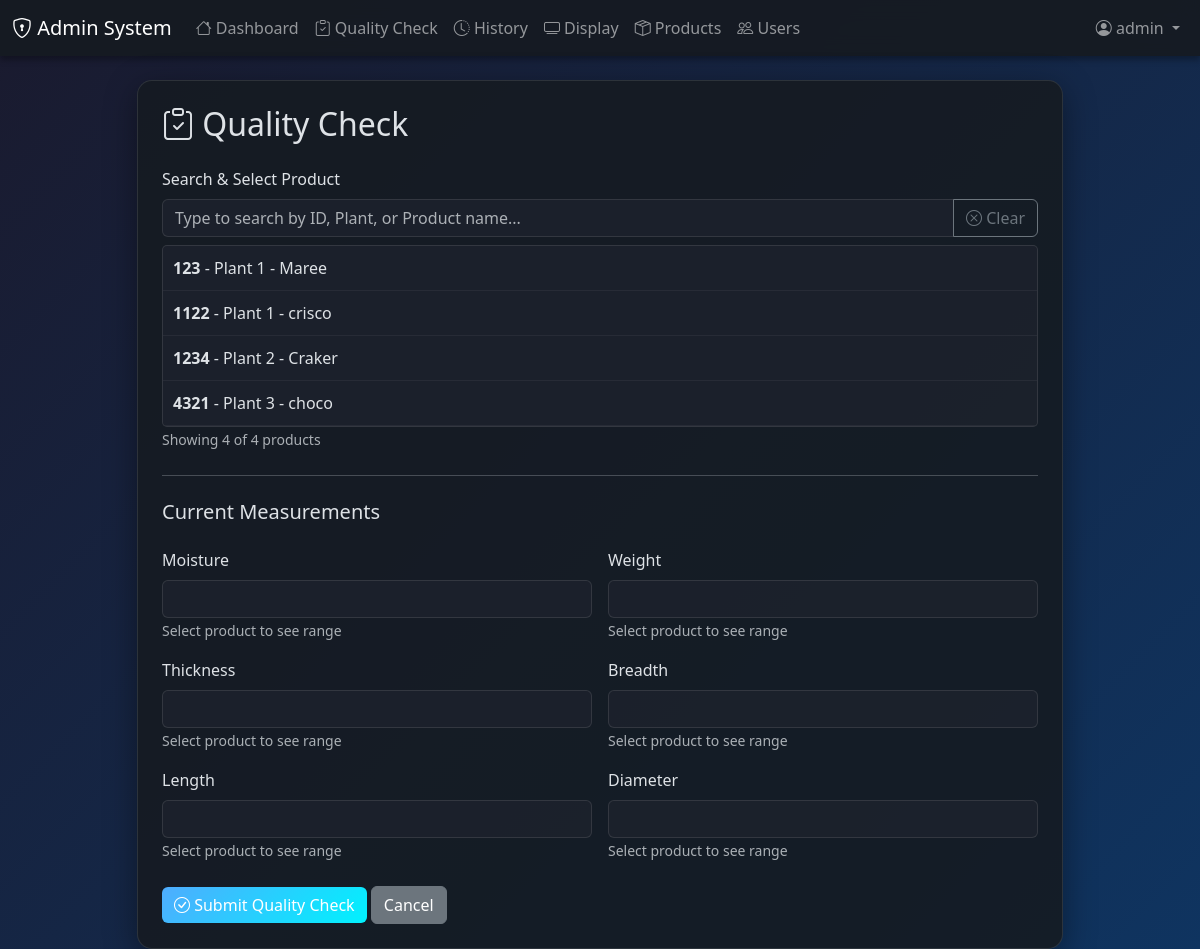
The page /quality-check (signed in) on the database as committed earlier.
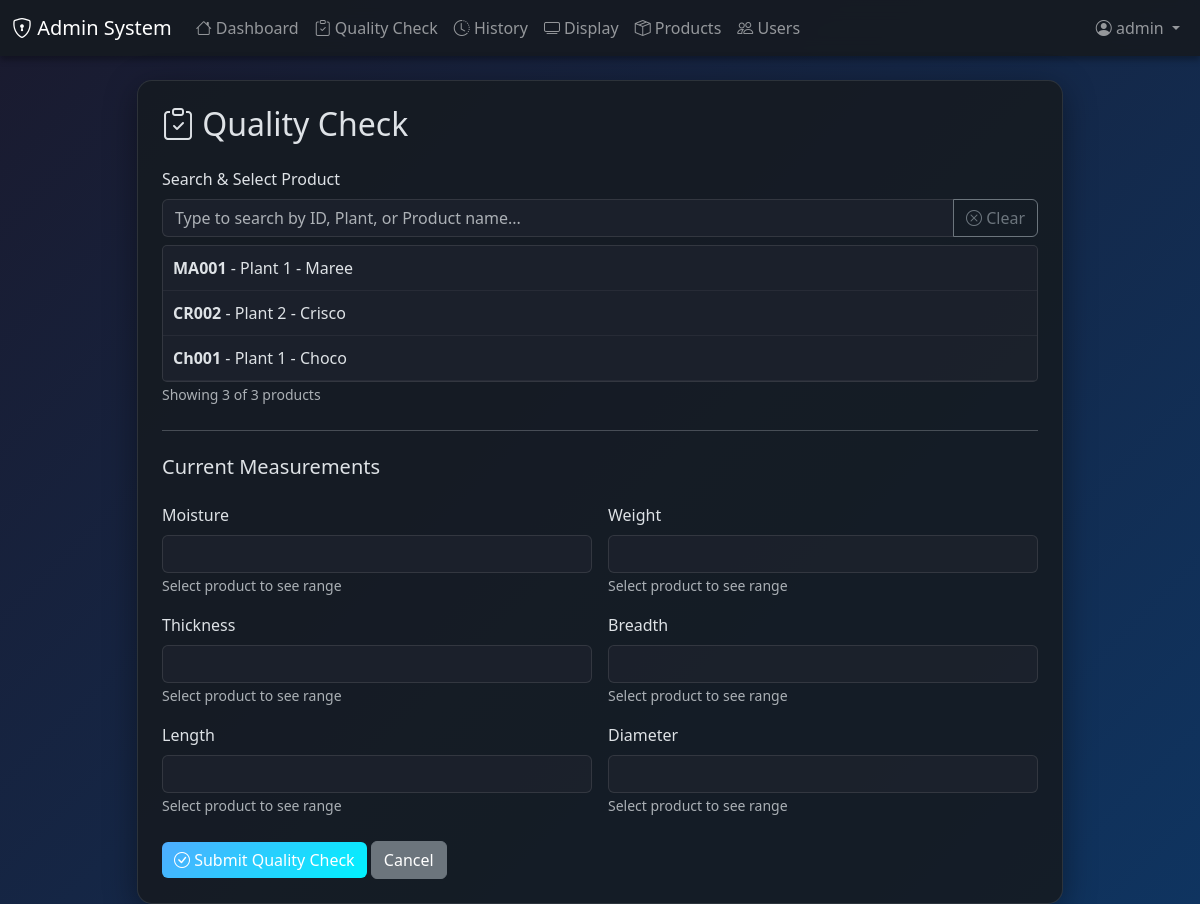
The same page on the database as committed later.
### main.py (models this page shows)
class Product(db.Model):
    id = db.Column(db.String(50), primary_key=True)  # User-defined ID
    create_date = db.Column(db.DateTime, default=datetime.utcnow)
    plant = db.Column(db.String(100), nullable=False)
    product = db.Column(db.String(100), nullable=False)
    moisture_min = db.Column(db.String(20), nullable=False)  # Can be number or "-"
    moisture_max = db.Column(db.String(20), nullable=False)
    weight_min = db.Column(db.String(20), nullable=False)
    weight_max = db.Column(db.String(20), nullable=False)
    thickness_min = db.Column(db.String(20), nullable=False)
    thickness_max = db.Column(db.String(20), nullable=False)
    breadth_min = db.Column(db.String(20), nullable=False)
    breadth_max = db.Column(db.String(20), nullable=False)
    length_min = db.Column(db.String(20), nullable=False)
    length_max = db.Column(db.String(20), nullable=False)
    diameter_min = db.Column(db.String(20), nullable=False)
    diameter_max = db.Column(db.String(20), nullable=False)
    username = db.Column(db.String(80), nullable=False)
    quality_checks = db.relationship('QualityCheck', backref='product', lazy=True)

### main.py (the view, shortened to what this page needs)
@app.route('/quality-check', methods=['GET', 'POST'])
@login_required
def quality_check():
    products = Product.query.all()
    return render_template('quality_check.html', products=products)

### main.py (called while the page is built)
def login_required(f):
    @wraps(f)
    def decorated(*args, **kwargs):
        if 'user_id' not in session:
            flash('Please login first', 'danger')
            return redirect(url_for('login'))
        return f(*args, **kwargs)
    return decorated

### templates/quality_check.html (shortened to what the changed rows need)
{% extends "base.html" %}
{% block content %}
<div class="row justify-content-center">
    <div class="col-md-10">
        <div class="card">
            <div class="card-body p-4">
                <h2 class="mb-4"><i class="bi bi-clipboard-check"></i> Quality Check</h2>
                <form id="qualityForm" method="POST">
                    <div class="row g-3">
                        <div class="col-12">
                            <label class="form-label">Search & Select Product</label>
                            <div class="input-group mb-2">
                                <input type="text" id="productSearch" class="form-control" placeholder="Type to search by ID, Plant, or Product name..." autocomplete="off">
                                <button type="button" class="btn btn-outline-secondary" onclick="clearSearch()">
                                </button>
                            </div>
                            <div class="product-list" id="productList">
                                {% for product in products %}
                                <div class="product-item"
                                     data-id="{{ product.id }}"
                                     data-search="{{ product.id|lower }} {{ product.plant|lower }} {{ product.product|lower }}"
                                     onclick="selectProduct('{{ product.id }}')">
                                    <strong>{{ product.id }}</strong> - {{ product.plant }} - {{ product.product }}
                                </div>
                                {% endfor %}
                            </div>
                            <small class="text-muted">Showing <span id="productCount">{{ products|length }}</span> of {{ products|length }} products</small>
                        </div>
                    </div>
                </form>
            </div>
        </div>
    </div>
</div>
{% endblock %}

Rows that differ between the two databases and show on the page:
removed Product: id "123", plant "Plant 1", product "Maree"
removed Product: id "1122", plant "Plant 1", product "crisco"
removed Product: id "1234", plant "Plant 2", product "Craker"
removed Product: id "4321", plant "Plant 3", product "choco"
added Product: id "MA001", plant "Plant 1", product "Maree"
added Product: id "CR002", plant "Plant 2", product "Crisco"
added Product: id "Ch001", plant "Plant 1", product "Choco"
Other text that changed with them:
{{ products|length }}: "4" → "3"
